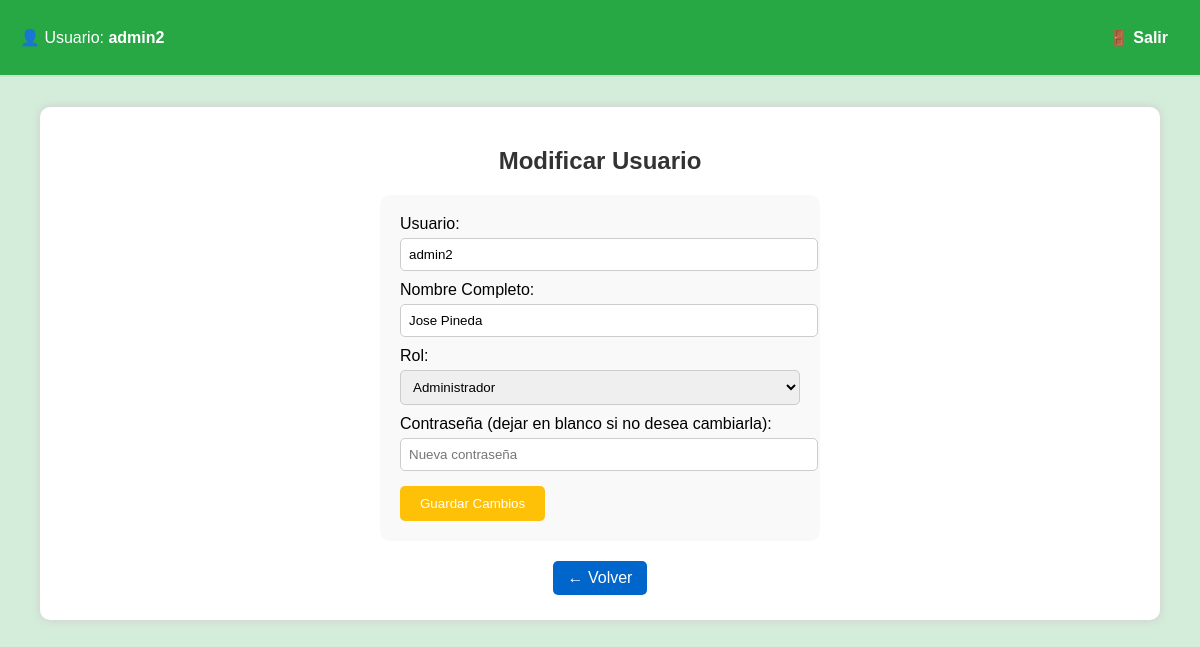
/usuarios/modificar.php?id=6 (signed in), run on the app's committed database.
### tables this page shows
CREATE TABLE `usuarios` (
  `id_usuario` int(11) NOT NULL,
  `usuario` varchar(50) NOT NULL,
  `contrasena` varchar(255) NOT NULL,
  `nombre_completo` varchar(100) NOT NULL,
  `rol` enum('admin','usuario') DEFAULT 'usuario'
);

### usuarios/modificar.php (the view, shortened to what this page needs)
<?php
include "../includes/header.php";
$id = $_GET['id'];
$res = $conn->prepare("SELECT * FROM usuarios WHERE id_usuario=?");
$res->bind_param("i",$id);
$res->execute();
$usuario = $res->get_result()->fetch_assoc();
?>
<h2 style="text-align:center;">Modificar Usuario</h2>
<form method="post" style="max-width:400px; margin:auto; background:#f9f9f9; padding:20px; border-radius:10px;">
    <label>Usuario:</label>
    <input type="text" name="usuario" value="<?= htmlspecialchars($usuario['usuario']); ?>" required style="width:100%; padding:8px; margin-bottom:10px;">
    <label>Nombre Completo:</label>
    <input type="text" name="nombre_completo" value="<?= htmlspecialchars($usuario['nombre_completo']); ?>" required style="width:100%; padding:8px; margin-bottom:10px;">
    <label>Rol:</label>
    <select name="rol" required style="width:100%; padding:8px; margin-bottom:10px;">
        <option value="administrador" <?= $usuario['rol']=='admin'?'selected':'' ?>>Administrador</option>
    </select>
    <label>Contraseña (dejar en blanco si no desea cambiarla):</label>
    <input type="password" name="contrasena" placeholder="Nueva contraseña" style="width:100%; padding:8px; margin-bottom:15px;">
    <button type="submit" name="guardar" style="background-color:#ffc107; color:#fff; padding:10px 20px; border:none; border-radius:5px;">Guardar Cambios</button>
</form>
<div style="text-align:center; margin-top:15px;">
    <a class="button" href="listar.php" style="background-color:#0066cc;">← Volver</a>
</div>
<?php include "../includes/footer.php"; ?>

### css/style.css (style rules this page uses)
body { font-family: Arial, sans-serif; background-color: #f0f2f5; margin: 0; padding: 0; }
h2 { color: #333; }
a.button { display: inline-block; padding: 8px 15px; margin: 5px 0; background-color: #4CAF50; color: white; border-radius: 5px; text-decoration: none; }
form input, form select, form textarea { width: 100%; padding: 7px; margin: 5px 0 15px 0; border: 1px solid #ccc; border-radius: 5px; }
form button { padding: 10px 15px; background-color: #4CAF50; color: white; border: none; border-radius: 5px; cursor: pointer; }

### includes/header.php (style rules this page uses)
body { font-family: Arial, sans-serif; background-color: #d4edda; margin: 0; padding: 0; }

### data on the page
usuarios: usuario "admin2", nombre_completo "Jose Pineda", rol "Administrador"

### other printed values
$_SESSION['usuario'] "admin2"
